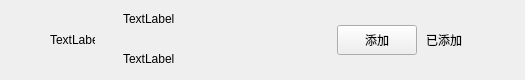
<?xml version="1.0" encoding="UTF-8"?>
<ui version="4.0">
 <class>ApplyFriendItem</class>
 <widget class="QWidget" name="ApplyFriendItem">
  <property name="geometry">
   <rect>
    <x>0</x>
    <y>0</y>
    <width>525</width>
    <height>80</height>
   </rect>
  </property>
  <property name="minimumSize">
   <size>
    <width>0</width>
    <height>80</height>
   </size>
  </property>
  <property name="maximumSize">
   <size>
    <width>16777215</width>
    <height>80</height>
   </size>
  </property>
  <property name="windowTitle">
   <string>Form</string>
  </property>
  <layout class="QHBoxLayout" name="horizontalLayout">
   <property name="spacing">
    <number>6</number>
   </property>
   <property name="leftMargin">
    <number>0</number>
   </property>
   <property name="topMargin">
    <number>0</number>
   </property>
   <property name="rightMargin">
    <number>0</number>
   </property>
   <property name="bottomMargin">
    <number>0</number>
   </property>
   <item>
    <spacer name="horizontalSpacer">
     <property name="orientation">
      <enum>Qt::Orientation::Horizontal</enum>
     </property>
     <property name="sizeType">
      <enum>QSizePolicy::Policy::Fixed</enum>
     </property>
     <property name="sizeHint" stdset="0">
      <size>
       <width>50</width>
       <height>20</height>
      </size>
     </property>
    </spacer>
   </item>
   <item>
    <widget class="QLabel" name="icon_lb">
     <property name="minimumSize">
      <size>
       <width>45</width>
       <height>45</height>
      </size>
     </property>
     <property name="maximumSize">
      <size>
       <width>45</width>
       <height>45</height>
      </size>
     </property>
     <property name="text">
      <string>TextLabel</string>
     </property>
    </widget>
   </item>
   <item>
    <widget class="QWidget" name="widget" native="true">
     <layout class="QHBoxLayout" name="horizontalLayout_2">
      <property name="spacing">
       <number>7</number>
      </property>
      <property name="leftMargin">
       <number>11</number>
      </property>
      <property name="topMargin">
       <number>2</number>
      </property>
      <property name="rightMargin">
       <number>11</number>
      </property>
      <property name="bottomMargin">
       <number>2</number>
      </property>
      <item>
       <widget class="QWidget" name="widget_2" native="true">
        <layout class="QVBoxLayout" name="verticalLayout">
         <property name="spacing">
          <number>10</number>
         </property>
         <property name="leftMargin">
          <number>11</number>
         </property>
         <property name="topMargin">
          <number>2</number>
         </property>
         <property name="rightMargin">
          <number>11</number>
         </property>
         <property name="bottomMargin">
          <number>2</number>
         </property>
         <item>
          <widget class="QLabel" name="user_name_lb">
           <property name="minimumSize">
            <size>
             <width>100</width>
             <height>30</height>
            </size>
           </property>
           <property name="maximumSize">
            <size>
             <width>200</width>
             <height>30</height>
            </size>
           </property>
           <property name="text">
            <string>TextLabel</string>
           </property>
          </widget>
         </item>
         <item>
          <widget class="QLabel" name="user_chat_lb">
           <property name="minimumSize">
            <size>
             <width>100</width>
             <height>30</height>
            </size>
           </property>
           <property name="maximumSize">
            <size>
             <width>200</width>
             <height>30</height>
            </size>
           </property>
           <property name="text">
            <string>TextLabel</string>
           </property>
          </widget>
         </item>
        </layout>
       </widget>
      </item>
      <item>
       <spacer name="horizontalSpacer_3">
        <property name="orientation">
         <enum>Qt::Orientation::Horizontal</enum>
        </property>
        <property name="sizeHint" stdset="0">
         <size>
          <width>40</width>
          <height>20</height>
         </size>
        </property>
       </spacer>
      </item>
      <item>
       <widget class="ClickedBtn" name="addBtn">
        <property name="minimumSize">
         <size>
          <width>80</width>
          <height>30</height>
         </size>
        </property>
        <property name="maximumSize">
         <size>
          <width>80</width>
          <height>30</height>
         </size>
        </property>
        <property name="text">
         <string>添加</string>
        </property>
       </widget>
      </item>
      <item>
       <widget class="QLabel" name="already_add_lb">
        <property name="minimumSize">
         <size>
          <width>40</width>
          <height>0</height>
         </size>
        </property>
        <property name="text">
         <string>已添加</string>
        </property>
        <property name="alignment">
         <set>Qt::AlignmentFlag::AlignCenter</set>
        </property>
       </widget>
      </item>
      <item>
       <spacer name="horizontalSpacer_2">
        <property name="orientation">
         <enum>Qt::Orientation::Horizontal</enum>
        </property>
        <property name="sizeType">
         <enum>QSizePolicy::Policy::Fixed</enum>
        </property>
        <property name="sizeHint" stdset="0">
         <size>
          <width>50</width>
          <height>20</height>
         </size>
        </property>
       </spacer>
      </item>
     </layout>
    </widget>
   </item>
  </layout>
 </widget>
 <customwidgets>
  <customwidget>
   <class>ClickedBtn</class>
   <extends>QPushButton</extends>
   <header location="global">clickedbtn.h</header>
  </customwidget>
 </customwidgets>
 <resources/>
 <connections/>
</ui>
